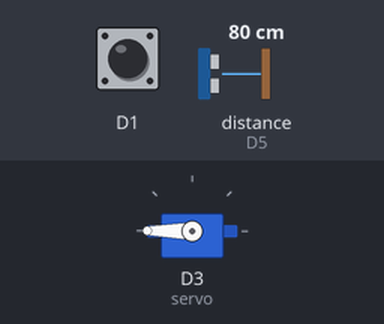
A sketch run on a simulated Particle Photon. On the bench: servo. Inputs (shaded band) come from the test bench; at power-on: D1 HIGH, distance to the obstacle (sensor on D5) 80 cm. The echo pulse lasts 58.3 µs per cm; the local clock reads 2024-03-15 10:24:30 at power-on unless the sketch sets it; what the sketch prints to the serial monitor is not drawn.

Above: at 2.2 s.
2.3 s: D1 pulled LOW for 2.35 s
At 4.4 s:
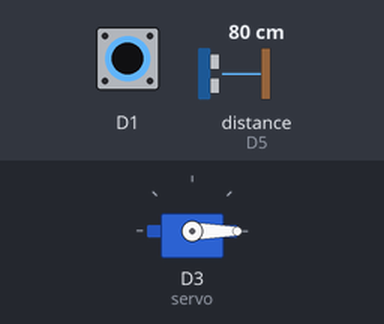
Timing chart, 0 to 5.9 s (numbered marks = the images above; inputs shaded):
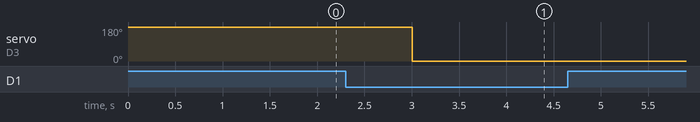

The sketch:

proyectofinal.ino
```cpp
// This #include statement was automatically added by the Particle IDE.
#include <HC_SR04.h>

double cm = 0.0;
double inches = 0.0;

int trigPin = D4;
int echoPin = D5;

HC_SR04 rangefinder = HC_SR04(trigPin, echoPin, 0.0, 100.0);

int btn=D2;
int btnstate=0;
bool flag=0;
int pos=0;

int hora=00;
int minuto=13;

Servo servo;

void setup() {
    Serial.begin(9600);
    Spark.variable("cm", &cm, DOUBLE);
    Spark.variable("inches", &inches, DOUBLE);

    pinMode(D3, OUTPUT);
    pinMode(D1, INPUT_PULLUP);
    pinMode(btn, INPUT_PULLUP);

    Particle.function("led", ledFunction);
    //Particle.function("led", sensor);
    Particle.syncTime();
    Time.zone(-6);

    servo.attach(D3);
    servo.write(180);
    delay(1000);
    servo.detach();

}

int ledFunction(String parametro){
    if(parametro.equalsIgnoreCase("on") && (cm > 24.0) && (cm < 100.0)){
        servo.attach(D3);
        servo.write(0);
        return 1;
        delay(1000);
        servo.detach();
    }
    else if(parametro.equalsIgnoreCase("on") && (cm <= 24.0) && (cm >= 0.0)){
        servo.attach(D3);
        servo.write(0);
        return 2;
        delay(1000);
        servo.detach();
    }
    else if(parametro.equalsIgnoreCase("off") && (cm <= 24.0) && (cm >= 0.0)){
        servo.attach(D3);
        servo.write(180);
        return 3;
        delay(1000);
        servo.detach();
    }
    else if(parametro.equalsIgnoreCase("off") && (cm > 24.0) && (cm < 100.0)){
       servo.attach(D3);
       servo.write(180);
       return 0;
       delay(1000);
       servo.detach();
    }
    else{
        servo.attach(D3);
       servo.write(180);
       return -1;
       delay(1000);
       servo.detach();
    }
}

void loop() {
    if(digitalRead(D1)==LOW){
        if(flag == 0){
            pos = 0;
            flag = -1;
        }else if(flag==1){
            pos=180;
            flag=0;
        }
        servo.attach(D3);
        servo.write(pos);
        delay(1000);
        servo.detach();
    }
    if(Time.hour() == hora && Time.minute() == minuto){
            servo.attach(D3);
            servo.write(0);
            delay(1000);
            servo.detach();
            delay(60000);
        }

    cm = rangefinder.getDistanceCM();
    inches = rangefinder.getDistanceInch();
    delay(1000);

    Serial.print("Centimetros: ");
    Serial.println(cm);
    Serial.print("Pulgadas: ");
    Serial.println(inches);
    Serial.println(" ");
    delay(1000);
}
```

Measured:
- after the input at 2.3 s, servo on D3 (servo): 180° → 0° after 0.71 s
